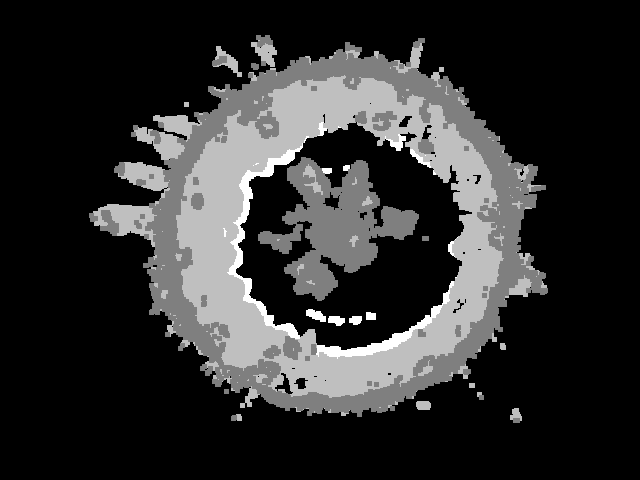
#> input picture src/piper_ros/src/piper_moveit/piper_with_gripper_moveit/src/gd/DepthCapture_2025-08-01-10-35-49.png, 640 x 480 px
$ python split_with_rgb.py --ref src/gd/DepthCapture_2025-08-01-10-35-49.png --cur src/gd/DepthCapture_2025-08-01-17-48-52.png
#> lines starting #> are read from the running program, lines starting #| are printed output that depends on the picture
#!/usr/bin/env python3
# -*- coding: utf-8 -*-
"""
Rule-based RGB segmentation via per-pixel difference (reference vs. current).
- 참조(배경) 이미지와 현재 이미지를 픽셀 단위로 비교해 룰베이스로 세그먼트.
- RGB L1, LAB ΔE, HSV 변화량(ΔH/ΔS/ΔV)을 조합한 규칙으로 마스크 생성.
- 모폴로지/소영역 제거로 클린업.
- 마스크, 오버레이(단색/블렌드), 분리(seg_rgb) 저장.
- 콘솔로 JSON 요약(영역 수, bbox, 중심, 디버그 통계) 출력. 필요 시 파일로 저장 가능.

사용 예:
python rgb_diff_segment.py --ref path/to/ref.jpg --cur path/to/cur.jpg --outdir out \
    --thr_de 15 --thr_rgb 60 --thr_h 10 --thr_s 20 --thr_v 20 --s_min 30 \
    --open 3 --close 5 --min_area 150 --overlay_mode blend --solid_color 0 255 255 --save_json

주의:
- OpenCV는 기본 BGR 로드. 변환은 내부에서 처리.
- Hue 임계치(thr_h)는 OpenCV 기준 [0..179].
- ΔE는 CIE76(OpenCV LAB)로 계산(변화 감지엔 충분).
"""
import os
import json
import argparse
from typing import Tuple, Dict, Any

import cv2
import numpy as np


def _ensure_3c(img: np.ndarray) -> np.ndarray:
    if img is None:
        raise ValueError("Image is None")
    if img.ndim == 2:
        return cv2.cvtColor(img, cv2.COLOR_GRAY2BGR)
    if img.shape[2] == 4:
        return img[:, :, :3]
    return img


def _match_size(src: np.ndarray, target_shape: Tuple[int, int, int]) -> np.ndarray:
    th, tw = target_shape[:2]
    if src.shape[0] == th and src.shape[1] == tw:
        return src
    return cv2.resize(src, (tw, th), interpolation=cv2.INTER_LINEAR)


def delta_e_cie76_lab(bgr1: np.ndarray, bgr2: np.ndarray) -> np.ndarray:
    lab1 = cv2.cvtColor(bgr1, cv2.COLOR_BGR2LAB).astype(np.float32)
    lab2 = cv2.cvtColor(bgr2, cv2.COLOR_BGR2LAB).astype(np.float32)
    diff = lab1 - lab2
    de = np.sqrt(np.sum(diff * diff, axis=2))
    return de


def hsv_diffs(bgr1: np.ndarray, bgr2: np.ndarray):
    hsv1 = cv2.cvtColor(bgr1, cv2.COLOR_BGR2HSV)
    hsv2 = cv2.cvtColor(bgr2, cv2.COLOR_BGR2HSV)
    h1, s1, v1 = cv2.split(hsv1)
    h2, s2, v2 = cv2.split(hsv2)
    dh = cv2.absdiff(h1, h2).astype(np.float32)
    # Hue wrap-around (OpenCV hue ∈ [0,179])
    dh = np.minimum(dh, 180.0 - dh)
    ds = cv2.absdiff(s1, s2).astype(np.float32)
    dv = cv2.absdiff(v1, v2).astype(np.float32)
    s_max = np.maximum(s1.astype(np.float32), s2.astype(np.float32))
    v_max = np.maximum(v1.astype(np.float32), v2.astype(np.float32))
    return dh, ds, dv, s_max, v_max


def rgb_l1(bgr1: np.ndarray, bgr2: np.ndarray) -> np.ndarray:
    d = cv2.absdiff(bgr1, bgr2).astype(np.float32)
    return d[:, :, 0] + d[:, :, 1] + d[:, :, 2]


def make_kernel(ksize: int):
    if ksize is None or ksize <= 0:
        return None
    return cv2.getStructuringElement(cv2.MORPH_ELLIPSE, (ksize, ksize))


def remove_small_components(mask: np.ndarray, min_area: int) -> np.ndarray:
    if min_area is None or min_area <= 1:
        return mask
    num_labels, labels, stats, _ = cv2.connectedComponentsWithStats(mask, connectivity=8)
    keep = np.zeros_like(mask, dtype=np.uint8)
    for lbl in range(1, num_labels):
        area = stats[lbl, cv2.CC_STAT_AREA]
        if area >= min_area:
            keep[labels == lbl] = 255
    return keep


def rule_based_mask(
    ref_bgr: np.ndarray,
    cur_bgr: np.ndarray,
    thr_de: float = 15.0,
    thr_rgb: float = 60.0,
    thr_h: float = 10.0,
    thr_s: float = 20.0,
    thr_v: float = 20.0,
    s_min: float = 30.0,
) -> Dict[str, Any]:
    de = delta_e_cie76_lab(cur_bgr, ref_bgr)
    l1 = rgb_l1(cur_bgr, ref_bgr)
    dh, ds, dv, s_max, _ = hsv_diffs(cur_bgr, ref_bgr)

    mask_de = (de > thr_de)
    mask_rgb = (l1 > thr_rgb)
    mask_h = (dh > thr_h) & (s_max > s_min)
    mask_sv = (ds > thr_s) | (dv > thr_v)

    # 최종 규칙:
    #  - LAB 변화 큼 OR
    #  - RGB L1 큼 + Value 변화 큼 OR
    #  - Hue 점프(채도 충분) + (Sat or Val 변화)
    mask = (mask_de | (mask_rgb & (dv > thr_v)) | (mask_h & mask_sv)).astype(np.uint8) * 255

    debug = {
        "deltaE_mean": float(de.mean()),
        "rgbL1_mean": float(l1.mean()),
        "dh_mean": float(dh.mean()),
        "ds_mean": float(ds.mean()),
        "dv_mean": float(dv.mean()),
    }
    return {"mask": mask, "debug": debug}


def colorize_and_overlay(cur_bgr: np.ndarray, mask: np.ndarray, solid_color: Tuple[int, int, int], mode: str):
    mask_bool = mask > 0
    seg_solid = np.zeros_like(cur_bgr)
    seg_solid[mask_bool] = np.array(solid_color, dtype=np.uint8)

    if mode == "solid":
        overlay = seg_solid
    elif mode == "blend":
        overlay = cur_bgr.copy()
        overlay[mask_bool] = (0.6 * cur_bgr[mask_bool] + 0.4 * seg_solid[mask_bool]).astype(np.uint8)
    else:
        raise ValueError("overlay_mode must be 'solid' or 'blend'")
    seg_rgb = np.zeros_like(cur_bgr)
    seg_rgb[mask_bool] = cur_bgr[mask_bool]
    return seg_solid, overlay, seg_rgb


def parse_args():
    ap = argparse.ArgumentParser(description="Rule-based per-pixel RGB segmentation (diff-based)")
    ap.add_argument("--ref", required=True, help="Reference/background image path")
    ap.add_argument("--cur", required=True, help="Current image path")
    ap.add_argument("--outdir", default="out", help="Output directory")
    ap.add_argument("--thr_de", type=float, default=15.0, help="LAB ΔE threshold")
    ap.add_argument("--thr_rgb", type=float, default=60.0, help="RGB L1 threshold")
    ap.add_argument("--thr_h", type=float, default=10.0, help="Hue delta threshold (0..179)")
    ap.add_argument("--thr_s", type=float, default=20.0, help="Saturation delta threshold")
    ap.add_argument("--thr_v", type=float, default=20.0, help="Value delta threshold")
    ap.add_argument("--s_min", type=float, default=30.0, help="Min saturation to trust hue")
    ap.add_argument("--bilateral", action="store_true", help="Apply bilateral filter before differencing")
    ap.add_argument("--bil_d", type=int, default=5, help="Bilateral diameter")
    ap.add_argument("--bil_sigma_color", type=float, default=50.0, help="Bilateral sigmaColor")
    ap.add_argument("--bil_sigma_space", type=float, default=7.0, help="Bilateral sigmaSpace")
    ap.add_argument("--open", type=int, default=3, help="Opening kernel size (0 to skip)")
    ap.add_argument("--close", type=int, default=5, help="Closing kernel size (0 to skip)")
    ap.add_argument("--min_area", type=int, default=150, help="Remove components smaller than this area")
    ap.add_argument("--overlay_mode", choices=["solid", "blend"], default="blend", help="Overlay rendering mode")
    ap.add_argument("--solid_color", type=int, nargs=3, default=[0, 255, 255], help="BGR color for solid fill/overlay")
    ap.add_argument("--save_json", action="store_true", help="Save JSON summary")
    return ap.parse_args()


def main():
    args = parse_args()
    os.makedirs(args.outdir, exist_ok=True)

    ref = cv2.imread(args.ref, cv2.IMREAD_COLOR)
#> ref is the input picture: shape (480, 640, 3); min 0, max 4, mean 0.734
    cur = cv2.imread(args.cur, cv2.IMREAD_COLOR)
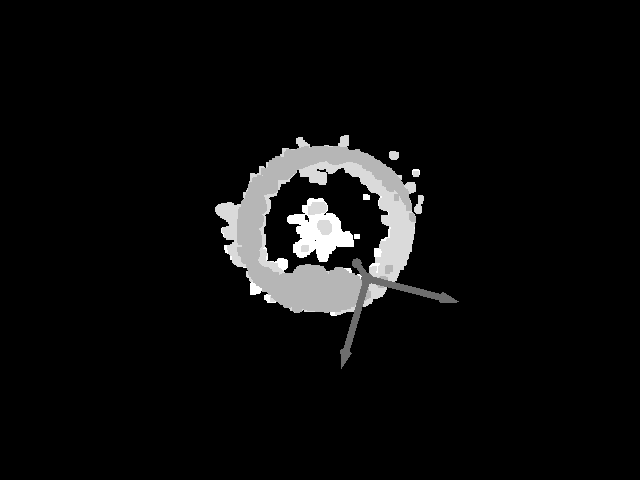
#> input picture src/piper_ros/src/piper_moveit/piper_with_gripper_moveit/src/gd/DepthCapture_2025-08-01-17-48-52.png, 640 x 480 px
#> cur is the input picture: shape (480, 640, 3); min 0, max 7, mean 0.347
    if ref is None:
        raise FileNotFoundError(f"Failed to read ref image: {args.ref}")
    if cur is None:
        raise FileNotFoundError(f"Failed to read cur image: {args.cur}")

    ref = _ensure_3c(ref)
    cur = _ensure_3c(cur)
    cur = _match_size(cur, ref.shape)

    if args.bilateral:
        ref = cv2.bilateralFilter(ref, d=args.bil_d, sigmaColor=args.bil_sigma_color, sigmaSpace=args.bil_sigma_space)
        cur = cv2.bilateralFilter(cur, d=args.bil_d, sigmaColor=args.bil_sigma_color, sigmaSpace=args.bil_sigma_space)

    # Rule-based mask
    rb = rule_based_mask(
        ref_bgr=ref, cur_bgr=cur,
        thr_de=args.thr_de, thr_rgb=args.thr_rgb,
        thr_h=args.thr_h, thr_s=args.thr_s, thr_v=args.thr_v,
        s_min=args.s_min
    )
#> in delta_e_cie76_lab, `lab1 = cv2.cvtColor(bgr1, cv2.COLOR_BGR2LAB).astype(np.float32)`:
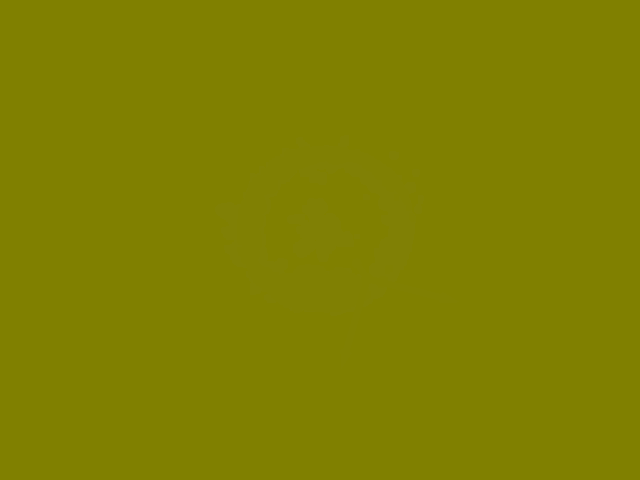
#> lab1: shape (480, 640, 3) float32; mean B, G, R 0.2, 128, 128
#> in delta_e_cie76_lab, `diff = lab1 - lab2`:
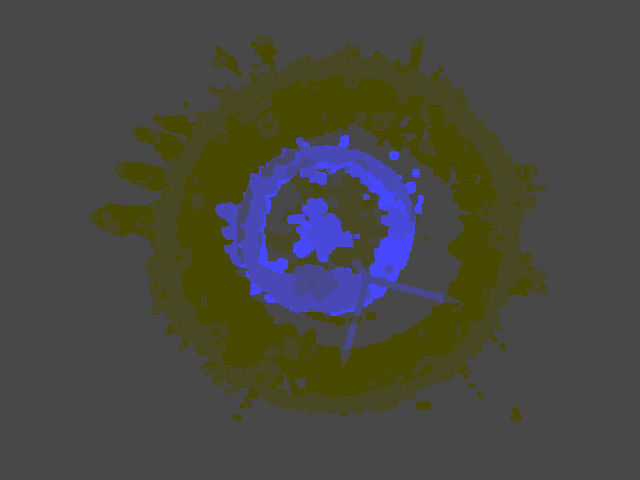
#> diff: shape (480, 640, 3) float32; mean B, G, R -0.191, 0, 0; drawn with min black and max white
#> in delta_e_cie76_lab, `de = np.sqrt(np.sum(diff * diff, axis=2))`:
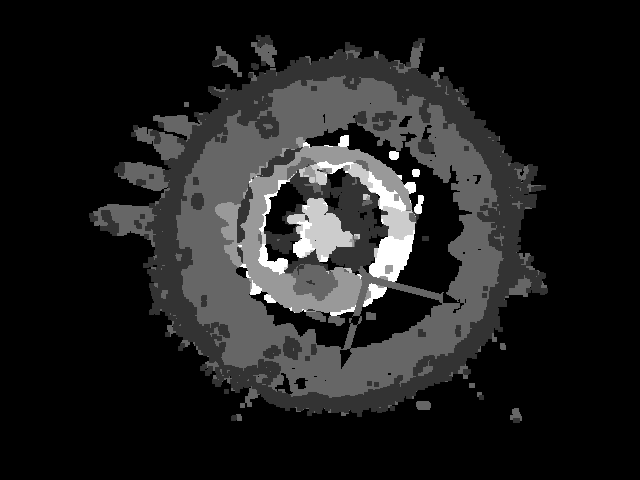
#> de: shape (480, 640) float32; min 0, max 5, mean 0.615; drawn with min black and max white
#> in rgb_l1, `d = cv2.absdiff(bgr1, bgr2).astype(np.float32)`:
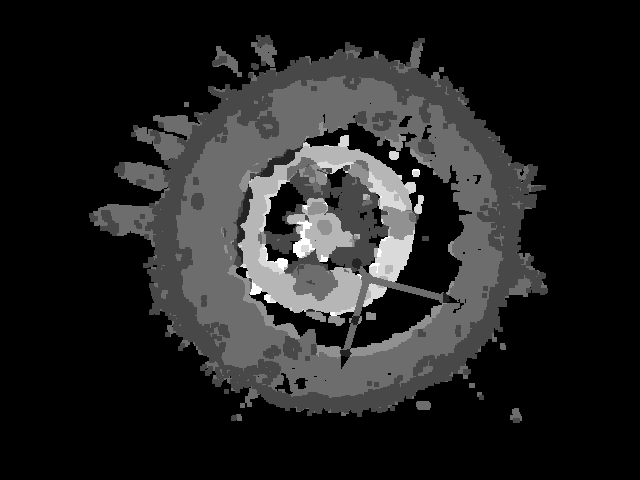
#> d: shape (480, 640, 3) float32; min 0, max 7, mean 0.957; drawn with min black and max white
#> in hsv_diffs, `hsv1 = cv2.cvtColor(bgr1, cv2.COLOR_BGR2HSV)`: hsv1: shape (480, 640, 3); mean H, S, V 0, 0, 0.347
#> in hsv_diffs, `hsv2 = cv2.cvtColor(bgr2, cv2.COLOR_BGR2HSV)`: hsv2: shape (480, 640, 3); mean H, S, V 0, 0, 0.734
#> in hsv_diffs, `h1, s1, v1 = cv2.split(hsv1)`: h1: shape (480, 640); every value is 0
#> in hsv_diffs, `dh = cv2.absdiff(h1, h2).astype(np.float32)`: dh: shape (480, 640) float32; every value is 0
#> in hsv_diffs, `v_max = np.maximum(v1.astype(np.float32), v2.astype(np.float32))`:
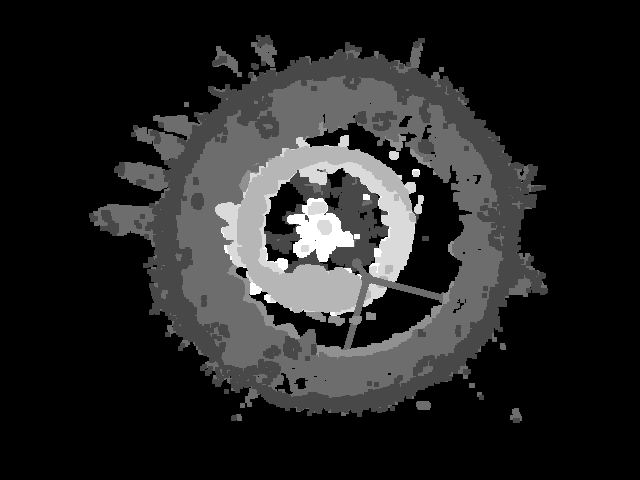
#> v_max: shape (480, 640) float32; min 0, max 7, mean 1.02; drawn with min black and max white
#> in rule_based_mask, `debug = { "deltaE_mean": float(de.mean()), "rgbL1_mean": float(l1.mean..`: debug = {'deltaE_mean': 0.615, 'rgbL1_mean': 2.87, 'dh_mean': 0, 'ds_mean': 0, 'dv_mean': 0.957}
#> rb = 2 items
    mask = rb["mask"]

    # Morphology
    if args.open and args.open > 0:
        k = make_kernel(args.open)
        mask = cv2.morphologyEx(mask, cv2.MORPH_OPEN, k)
    if args.close and args.close > 0:
        k = make_kernel(args.close)
        mask = cv2.morphologyEx(mask, cv2.MORPH_CLOSE, k)

    # Remove small components
    mask = remove_small_components(mask, args.min_area)
#> in remove_small_components, `num_labels, labels, stats, _ = cv2.connectedComponentsWithStats(mask, ..`: num_labels = 1; stats = [[0, 0, 640, 480, 307200]]

    # Visuals
    seg_solid, overlay, seg_rgb = colorize_and_overlay(cur, mask, tuple(args.solid_color), args.overlay_mode)
#> in colorize_and_overlay, `seg_rgb[mask_bool] = cur_bgr[mask_bool]`: seg_rgb: shape (480, 640, 3); every value is 0

    base_cur = os.path.splitext(os.path.basename(args.cur))[0]
    out_mask = os.path.join(args.outdir, f"{base_cur}_mask.png")
    out_overlay = os.path.join(args.outdir, f"{base_cur}_overlay_{args.overlay_mode}.png")
    out_seg = os.path.join(args.outdir, f"{base_cur}_seg_rgb.png")
    cv2.imwrite(out_mask, mask)
    cv2.imwrite(out_overlay, overlay)
    cv2.imwrite(out_seg, seg_rgb)

    # JSON summary (optional save + always print compact line)
    info = {
        "success": bool(np.count_nonzero(mask) > 0),
        "regions": 0,
        "debug": rb["debug"],
        "outputs": {
            "mask": out_mask,
            "overlay": out_overlay,
            "seg_rgb": out_seg
        }
    }
    # Count regions after cleanup
    num_labels, labels, stats, centroids = cv2.connectedComponentsWithStats(mask, connectivity=8)
#> num_labels = 1; stats = [[0, 0, 640, 480, 307200]]; centroids = [[319.5, 239.5]]
    info["regions"] = int(max(0, num_labels - 1))
    info["bboxes"] = []
    info["centroids"] = []
    for lbl in range(1, num_labels):
        x, y, w, h, area = stats[lbl, 0], stats[lbl, 1], stats[lbl, 2], stats[lbl, 3], stats[lbl, 4]
        cx, cy = centroids[lbl]
        info["bboxes"].append([int(x), int(y), int(w), int(h)])
        info["centroids"].append([float(cx), float(cy)])
    if args.save_json:
        out_json = os.path.join(args.outdir, f"{base_cur}_summary.json")
        with open(out_json, "w", encoding="utf-8") as f:
            json.dump(info, f, ensure_ascii=False, indent=2)

    # Print single-line JSON for easy piping
    print(json.dumps(info, ensure_ascii=False))
#> (printed output is left out)


if __name__ == "__main__":
    main()
